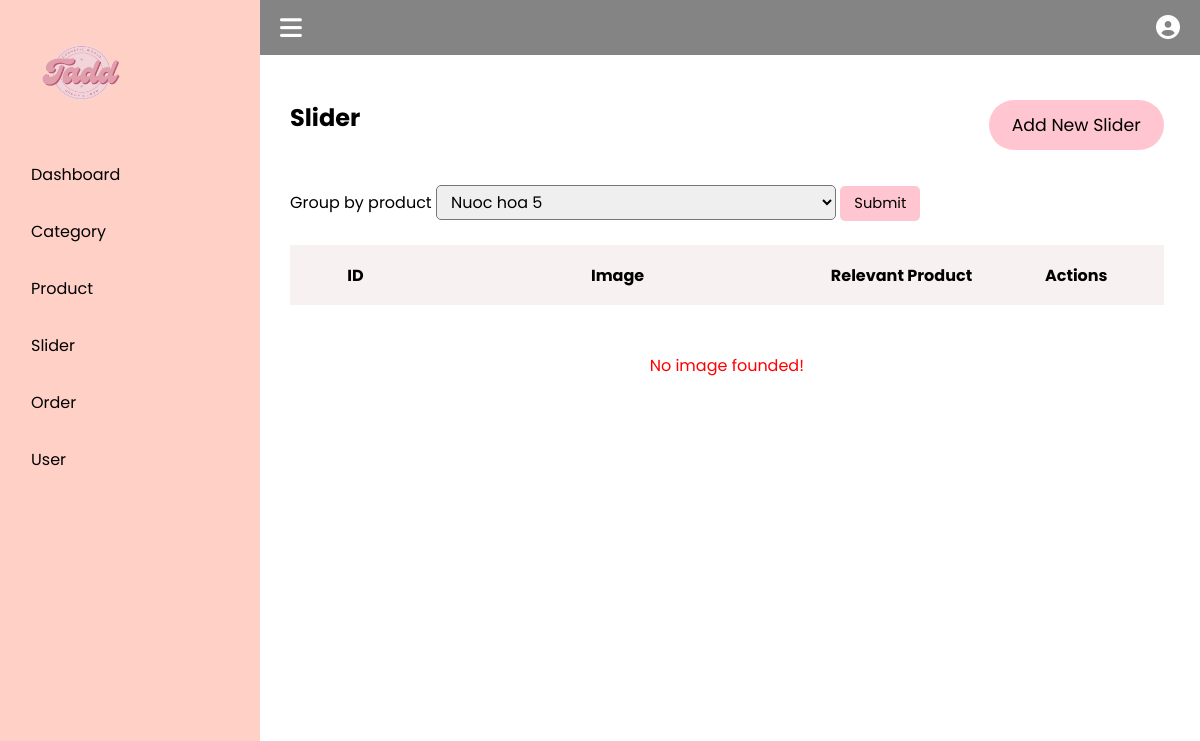
The app's page /admin/index.php?page=slider (signed in), older data.
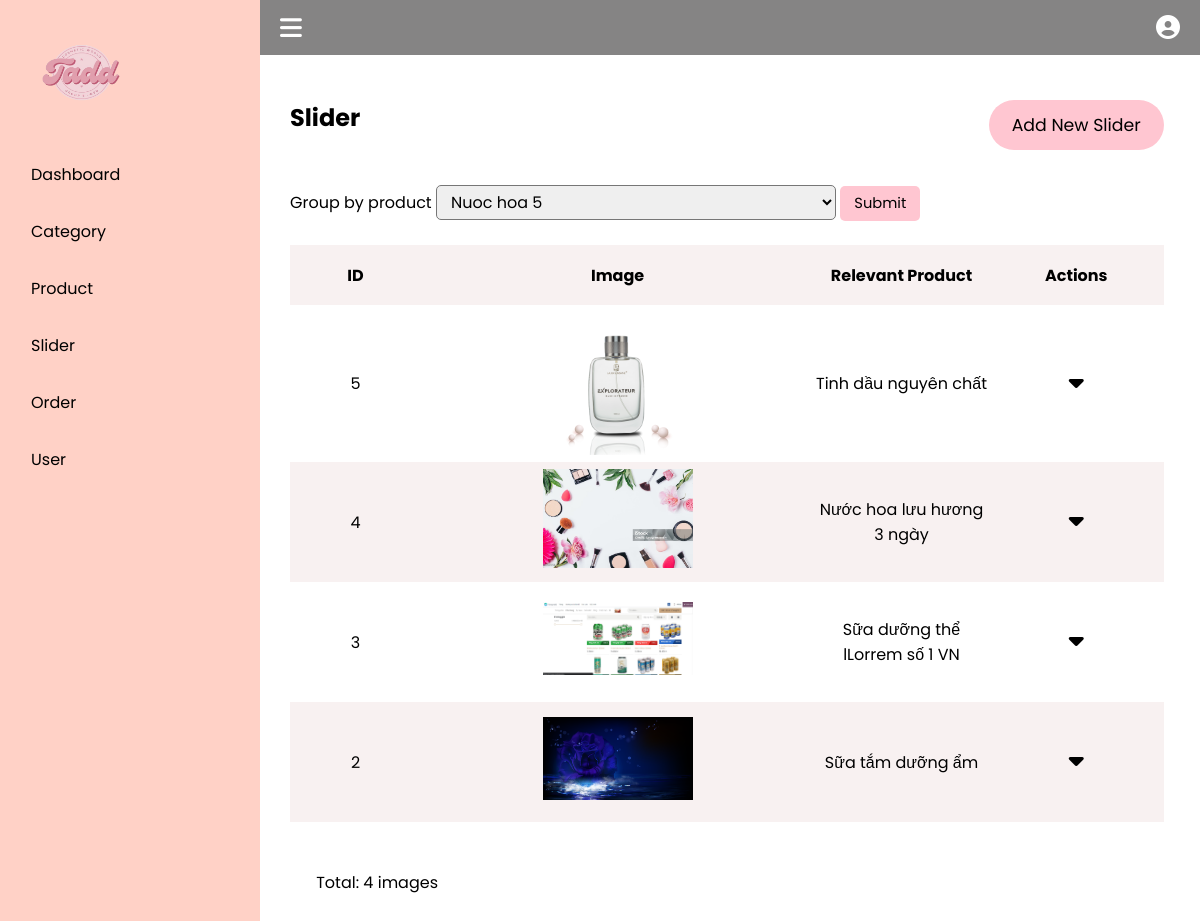
The same page, newer data.
### tables this page shows
CREATE TABLE `slider` (
  `slide_id` int(11) NOT NULL,
  `product_id` int(11) NOT NULL,
  `image` varchar(1000) NOT NULL,
  `created_at` timestamp NOT NULL DEFAULT current_timestamp() ON UPDATE current_timestamp()
);

CREATE TABLE `product` (
  `product_id` int(11) NOT NULL,
  `category_id` int(11) NOT NULL,
  `title` varchar(100) NOT NULL,
  `price` float NOT NULL,
  `image` varchar(100) NOT NULL,
  `description` varchar(100) NOT NULL,
  `created_at` timestamp NOT NULL DEFAULT current_timestamp()
);

### admin/modules/slider/show.php (the view, shortened to what this page needs)
<div class="view-and-search">
    <div class = "gr-by-prod" style = "width: 700px;">
        <form action = "" method = "POST">
            <span>Group by product</span>
            <select name="prod" id="" style = "height: 35px ; font-size: 12pt; cursor: pointer; width: 400px; border-radius: 5px; padding-left: 10px;">
                <?php
                $sql = "select * from product";
                $result = $con->query($sql);
                for ($i = 0; $i < $result->num_rows; $i++){
                    $row = $result->fetch_row();
                        echo "<option value = '$row[0]'>$row[2]</option>";
                }
                ?>
            </select>
            <input type="submit" class="search_sub" value = "Submit" name = "prod_sub">
        </form>
    </div>
</div>
<div class="table-container" id="users-table-container">
    <table border=0 id="users-table">
        <thead>
            <tr>
                <th style="width: 15%;">ID
                </th>
                <th style="width: 45%;">Image
                </th>
                <th style="width: 20%;">Relevant Product
                </th>
                <th style="width: 20%;">Actions
                </th>
            </tr>
        </thead>
            <?php
            if(isset($_POST["prod_sub"])){
                $key = $_POST["prod"];
                $sql = "select * from slider where product_id = '$key'";
            } else {
                $sql = "select * from slider  order by created_at desc";
            }
            $result = mysqli_query($con, $sql);
            if ($result->num_rows < 1) {
                echo "<tr><td colspan = 4><p style = 'color: red'>No image founded!</p></td></tr>";
            } else {
                $temp = 0;
                while ($row = mysqli_fetch_assoc($result)) {
                    $temp++;
                    if ($temp % 2 == 0) {
                        echo "<tr class = 'stripped-row'>";
                    } else {
                        echo "<tr>";
                    }
                    echo "<td >$row[slide_id]</td>
                    <td ><img src = '../upload/$row[image]'></td> ";
                    $sql1 = "select title from product where product_id = '$row[product_id]'";
                    $result1 = $con->query($sql1);
                    $title = $result1->fetch_row()[0];
                    echo "<td >$title</td>"
                    ;
                    echo "<td class = 'category-actions'>";
                    echo "<i class='fas fa-caret-down   actions-button'></i>";
                    echo "</td>";
                }
                echo "</table>
        </div>
        <div class='pagination-container'>
            <div class='showing-status'>
                <span>Total: </span>
                <?php echo '<span class='page-value'>$temp images</span>
            </div>
        </div>
    </div>
</main>";
            }
            ?>
</div>

### admin/index.php (shortened to what this page needs)
<!DOCTYPE html>
<html lang="en">
<head>
    <link rel="stylesheet" href="./css/style.css">
    <link rel="stylesheet" href="https://cdnjs.cloudflare.com/ajax/libs/font-awesome/6.2.1/css/all.min.css" />
</head>
<body>
    <?php
    include("./pages/sidebar.php");
    include("./pages/header.php");
    include("./pages/main.php");
    ?>
</body>
</html>

### admin/pages/sidebar.php
<nav class="sidebar">
    <a href="#" class="logo" style =' margin: 0; padding: 0'>
        <img style = 'height: 120px; width: 130px;' src="../images/Logo_web-removebg-preview.png" alt="">
    </a>
    <div class="menu-content">
        <ul class="menu-items">
            <li class="item" id="dashboard">
                <a href="index.php">Dashboard</a>
            </li>
             <li class="item" id="cagories-page">
                <a href="index.php?page=category">
                    <span>Category</span>
                </a>
            <li class="item" id="products-page">
                <a href="index.php?page=product">
                    <span>Product</span>
                </a>
            <li class="item" id='sliders-page'>
                <a href="index.php?page=slider">
                    <span>Slider</span>
                </a>
            <li class="item" id='orders-page'>
                <a href="index.php?page=order">
                    <span>Order</span>
                </a>
            <li class="item" id="users-page">
                <a href="index.php?page=user">
                    <span>User</span>
                </a>
        </ul>
    </div>
</nav>

### admin/pages/header.php (shortened to what this page needs)
<nav class="navbar">
    <i class="fa-solid fa-bars" id="sidebar-close"></i>
    <div class="admin-control">
        <i class="fa fa-user-circle  actions-button" aria-hidden="true"></i>
    </div>
</nav>

### admin/pages/main.php (shortened to what this page needs)
<?php
if (isset($_GET["page"])) {
    $temp = $_GET["page"];
} else {
    $temp = '';
}
if ($temp == "slider") {
    include("main/slider.php");
}
?>

### admin/pages/main/slider.php (shortened to what this page needs)
<link rel="stylesheet" href="./css/product.css">
<link rel="stylesheet" href="./css/user.css">
<link rel="stylesheet" href="./css/category.css">
<main class="main">
    <div class="container2">
        <div class="user">
            <h2 style="display: inline;">Slider</h2>
            <button id="addproduct-form">
                <a style="color: black; text-decoration: none;" href="index.php?page=slider&action=add">Add New Slider</a>
            </button>
        </div>
<?php
if (isset($_GET["action"])) {
    $temp1 = $_GET["action"];
} else {
    $temp1 = '';
}
if ($temp1 == '') {
    include("./modules/slider/show.php");
}
?>
</div>
</main>

### admin/css/style.css (style rules this page uses)
* { margin: 0; padding: 0; box-sizing: border-box; font-family: "Poppins", sans-serif; }
.sidebar { position: fixed; height: 100%; width: 260px; background: #FFD1C6; padding: 15px; z-index: 99; }
.logo { font-size: 25px; padding: 0 15px; }
.sidebar a { color: #000000; text-decoration: none; }
.menu-content { position: relative; height: 100%; width: 100%; overflow-y: scroll; }
.menu-items { height: 100%; width: 100%; list-style: none; transition: all 0.4s ease; }
.item a, .submenu-item { padding: 16px; display: inline-block; width: 100%; border-radius: 12px; }
.container2 { width: 96%; padding-bottom: 25vh; }
.navbar, .main { left: 260px; width: calc(100% - 260px); transition: all 0.5s ease; z-index: 1000; }
.navbar { display: flex; justify-content: space-between; position: fixed; color: #fff; padding: 15px 20px; font-size: 25px; background: #858484; }
.navbar .admin-control { position: relative; font-size: 12pt; display: flex; }
.fa-user-circle { cursor: pointer; font-size: 18pt; margin-left: 20px; }
.navbar #sidebar-close { cursor: pointer; }
.main { position: relative; display: flex; padding-left: 30px; padding-top: 100px; padding-bottom: 11vh; z-index: 100; background: white; }
.pagination-container { height: 80px; align-items: center; display: flex; justify-content: space-between; padding: 3%; }
.showing-status { margin-top: 40px; width: 30%; }
a { text-decoration: none; color: black; }
.stripped-row { background-color: #f8f1f1; }
.view-and-search { margin-top: 50px; width: 100%; display: flex; justify-content: space-between; height: 5vh; }
.search_sub { width: 80px; height: 35px; font-size: 11pt; background-color:#FFC6D1; border: none; border-radius: 5px; }
.table-container { width: 100%; margin-top: 20px; }

### admin/css/product.css (style rules this page uses)
#addproduct-form { display: inline; width: 20%; height: 50px; float: right; font-size: 13pt; background-color: #FFC6D1; cursor: pointer; border: none; border-radius: 25px; }
img { width: 150px; }

### admin/css/user.css (style rules this page uses)
#users-table { width: 100%; border-collapse: collapse; }
#users-table th { background-color: #f8f1f1; height: 60px; }
#users-table td { height: 120px; text-align: center; }

### admin/css/category.css (style rules this page uses)
.category-actions { position: relative; }
.category-actions i { cursor: pointer; font-size: 18pt; }

Row changes from the older to the newer data that the page shows:
added slider: slide_id "5", image (picture), product.title "Tinh dầu nguyên chất"
added slider: slide_id "4", image (picture), product.title "Nước hoa lưu hương 3 ngày"
added slider: slide_id "3", image (picture), product.title "Sữa dưỡng thể lLorrem số 1 VN"
added slider: slide_id "2", image (picture), product.title "Sữa tắm dưỡng ẩm"
Text that changed along with them:
$temp: (not shown) → "4"
text no longer shown: "No image founded!"
text now shown: "Total: images"
